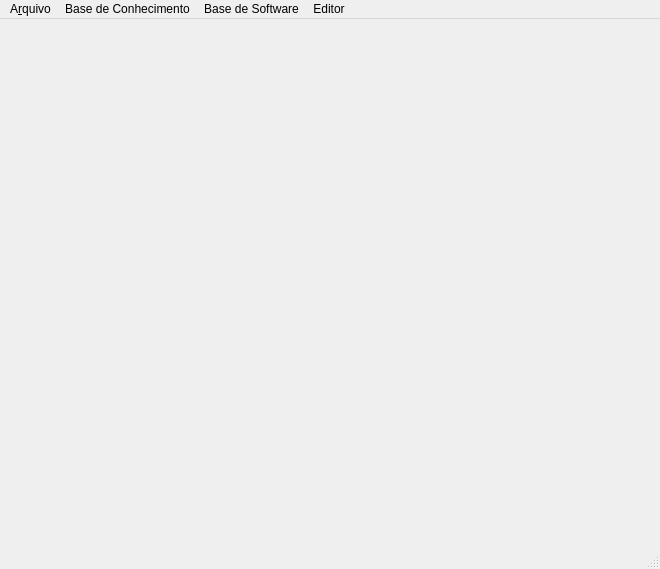
<?xml version="1.0" encoding="UTF-8"?>
<ui version="4.0">
 <class>MainWindow</class>
 <widget class="QMainWindow" name="MainWindow">
  <property name="geometry">
   <rect>
    <x>0</x>
    <y>0</y>
    <width>660</width>
    <height>569</height>
   </rect>
  </property>
  <property name="acceptDrops">
   <bool>true</bool>
  </property>
  <property name="windowTitle">
   <string>MainWindow</string>
  </property>
  <widget class="QWidget" name="m_centralWidget"/>
  <widget class="QMenuBar" name="menuBar">
   <property name="geometry">
    <rect>
     <x>0</x>
     <y>0</y>
     <width>660</width>
     <height>22</height>
    </rect>
   </property>
   <widget class="QMenu" name="menuFile">
    <property name="title">
     <string>A&amp;rquivo</string>
    </property>
    <addaction name="act_exit"/>
   </widget>
   <widget class="QMenu" name="menuTools">
    <property name="title">
     <string>Editor</string>
    </property>
    <addaction name="act_goto"/>
   </widget>
   <widget class="QMenu" name="menuKnowledgeBase">
    <property name="title">
     <string>Base de Conhecimento</string>
    </property>
    <addaction name="act_installScripts"/>
    <addaction name="act_loadScript"/>
    <addaction name="act_loadAllScripts"/>
   </widget>
   <widget class="QMenu" name="menuBase_de_Software">
    <property name="title">
     <string>Base de Software</string>
    </property>
    <addaction name="act_createBSW"/>
    <addaction name="act_loadBSW"/>
    <addaction name="act_editBSW"/>
   </widget>
   <addaction name="menuFile"/>
   <addaction name="menuKnowledgeBase"/>
   <addaction name="menuBase_de_Software"/>
   <addaction name="menuTools"/>
  </widget>
  <widget class="QStatusBar" name="m_statusBar"/>
  <action name="actionCriar_novo_m_dulo">
   <property name="text">
    <string>Criar novo módulo</string>
   </property>
  </action>
  <action name="actionCriar_novo_bloco_de_c_digo">
   <property name="text">
    <string>Criar novo bloco de código</string>
   </property>
  </action>
  <action name="act_goto">
   <property name="text">
    <string>Ir para linha</string>
   </property>
   <property name="shortcut">
    <string>Ctrl+G</string>
   </property>
  </action>
  <action name="act_newBSW">
   <property name="text">
    <string>Nova base de software</string>
   </property>
  </action>
  <action name="act_openBSW">
   <property name="text">
    <string>Abrir base de software</string>
   </property>
  </action>
  <action name="act_exit">
   <property name="text">
    <string>Sair</string>
   </property>
  </action>
  <action name="act_installScripts">
   <property name="text">
    <string>Instalar Script Lua</string>
   </property>
  </action>
  <action name="act_loadScript">
   <property name="text">
    <string>Carregar Script Lua</string>
   </property>
  </action>
  <action name="act_loadAllScripts">
   <property name="text">
    <string>Carregar Todos os Scripts</string>
   </property>
  </action>
  <action name="act_createBSW">
   <property name="text">
    <string>Criar base de software</string>
   </property>
  </action>
  <action name="act_loadBSW">
   <property name="text">
    <string>Carregar base de software</string>
   </property>
  </action>
  <action name="act_editBSW">
   <property name="text">
    <string>Editar base de software</string>
   </property>
  </action>
 </widget>
 <layoutdefault spacing="6" margin="11"/>
 <resources/>
 <connections/>
</ui>
